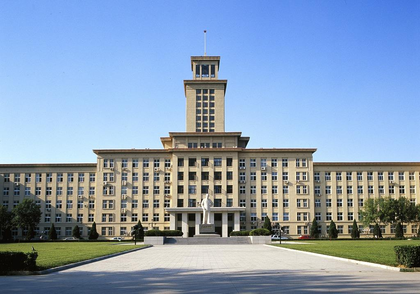
%> input picture lab6/color/color.png, 420 x 294 px, shrunk from 1024 x 717 before the run
$ octave t2.m   (GNU Octave 9; MATLAB toolbox functions it lacks are replaced by stand-ins)
%> lines starting %> are read from the running program, lines starting %| are printed output that depends on the picture
clc; clear; close all;

% 创建输出文件夹
out_dir = 'output_t2';
if ~exist(out_dir, 'dir')
    mkdir(out_dir);
end

% 1. 读取图像
color_path = 'color.png';
img = imread(color_path);
%> img is the input picture: size 294x420x3 uint8; mean R, G, B 136.2, 156.2, 179.5

% 2. 循环处理 n = 1 到 8
for n = 1:8
    if n < 8
        mask_low = uint8((2^n) - 1);
        mask_high = uint8(255 - mask_low);
    else
        mask_low = uint8(255);
        mask_high = uint8(0);
    end

    % 初始化高低位图像矩阵
    low_img_color = zeros(size(img), 'uint8');
    high_img_color = zeros(size(img), 'uint8');

    % 分通道处理
    for c = 1:3
        low_img_color(:, :, c) = bitand(img(:, :, c), mask_low);
        high_img_color(:, :, c) = bitand(img(:, :, c), mask_high);
    end

    % 保存图像
    imwrite(low_img_color, fullfile(out_dir, sprintf('color_low_1_to_%d.png', n)));
    if n < 8
        imwrite(high_img_color, fullfile(out_dir, sprintf('color_high_%d_to_8.png', n+1)));
    else
        imwrite(high_img_color, fullfile(out_dir, 'color_removed_first_8_layers.png'));
    end
end
%> this loop made 8 passes
%> pass 1, `imwrite(low_img_color, fullfile(out_dir, sprintf('color_low_1_to_%d.pn..`:
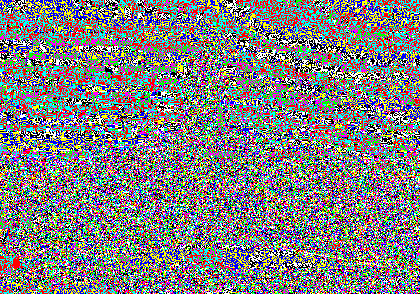
%> saved as color_low_1_to_1.png: size 294x420x3 uint8; mean R, G, B 0.5, 0.499, 0.504; drawn with 1 as white
%> after the loop: high_img_color: size 294x420x3 uint8; every value is 0
%> after the loop, mask_high = 0; mask_low = 255
